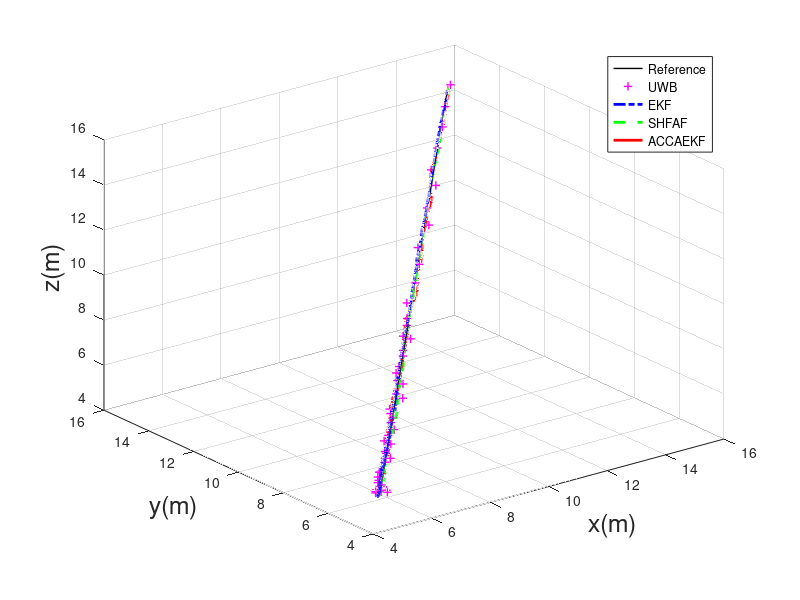
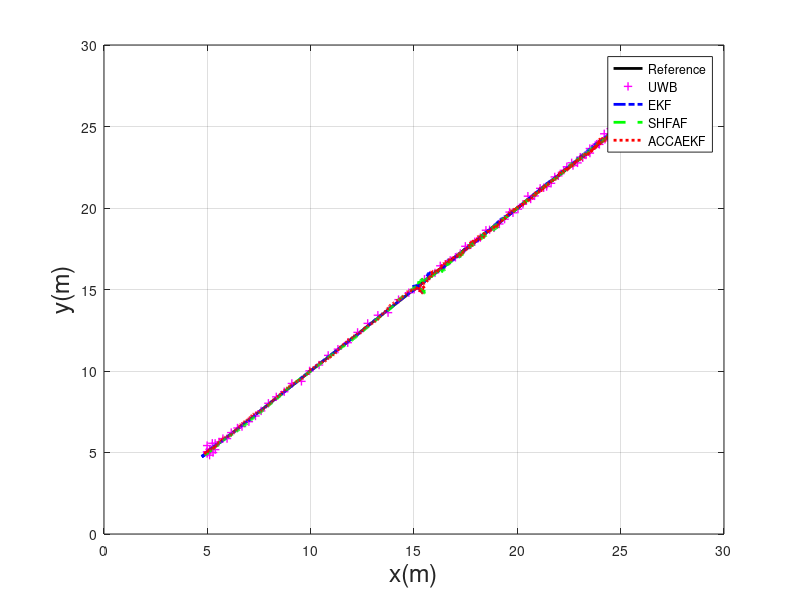
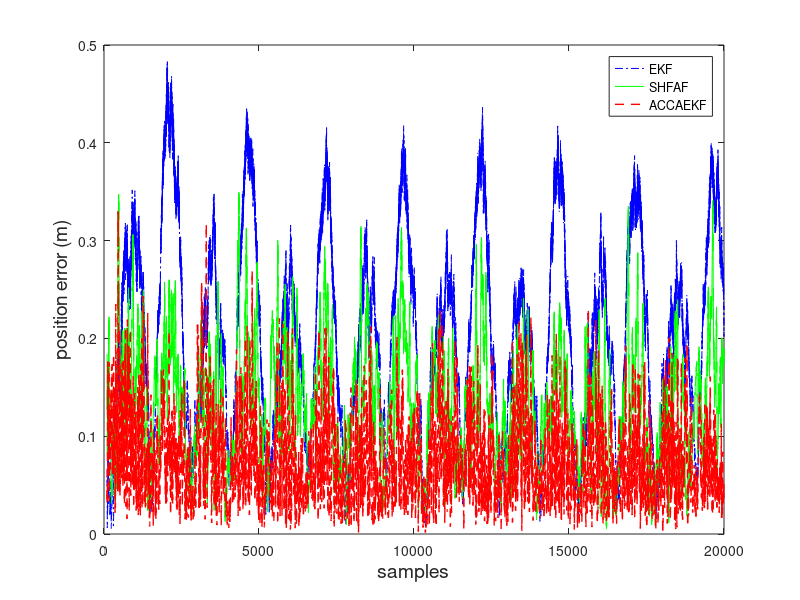

These figures' MATLAB source, in order:
close all;
clear all;
clc;

data = load('linear_actual_pos_a0_16_v3.mat');
ap = data.actual_pos;
data = load('linear_measure_pos_FCACCAEKF_v3.mat');
mpfca = data.measure_pos;
data = load('linear_measure_pos_SHAF_v3.mat');
mpa = data.measure_pos;
data = load('linear_measure_pos_EKF_v3.mat');
mp = data.measure_pos;
data = load('linear_UWB_pos_a0_16_v3.mat');
uwb = data.r;

figure (1)
tt1 = 1500; % 8000
tt2 = 2500; % 9000
plot3(ap(1,tt1:tt2),ap(2,tt1:tt2),ap(3,tt1:tt2),'k','linewidth',1)
hold on
plot3(uwb(1,tt1:20:tt2),uwb(2,tt1:20:tt2),uwb(3,tt1:20:tt2),'m+','linewidth',1)
hold on
plot3(mp(1,tt1:tt2),mp(2,tt1:tt2),mp(3,tt1:tt2),'b-.','linewidth',2)
hold on
plot3(mpa(1,tt1:tt2),mpa(2,tt1:tt2),mpa(3,tt1:tt2),'g--','linewidth',2)
hold on
plot3(mpfca(1,tt1:tt2),mpfca(2,tt1:tt2),mpfca(3,tt1:tt2),'r','linewidth',2)
xlabel('x(m)','FontSize',18)
ylabel('y(m)','FontSize',18)
zlabel('z(m)','FontSize',18)
% view([20 25 10])
legend('Reference','UWB','EKF','SHFAF','ACCAEKF');
grid


figure (2)
tt = 2000;
plot(ap(1,1:tt),ap(2,1:tt),'k','linewidth',2)
hold on
plot(uwb(1,1:20:tt),uwb(2,1:20:tt),'m+','linewidth',1)
hold on
plot(mp(1,1:tt),mp(2,1:tt),'b-.','linewidth',2)
hold on
plot(mpa(1,1:tt),mpa(2,1:tt),'g--','linewidth',2)
hold on
plot(mpfca(1,1:tt),mpfca(2,1:tt),'r:','linewidth',2)
xlabel('x(m)','FontSize',18)
ylabel('y(m)','FontSize',18)
legend('Reference','UWB','EKF','SHFAF','ACCAEKF');
grid

dekf = mp - ap;
err = sqrt(dekf(1,:).^2 + dekf(2,:).^2 + dekf(3,:).^2);
dekfa = mpa - ap;
erra = sqrt(dekfa(1,:).^2 + dekfa(2,:).^2 + dekfa(3,:).^2);
dekfca = mpfca - ap;
errfca = sqrt(dekfca(1,:).^2 + dekfca(2,:).^2 + dekfca(3,:).^2);
t = 100:20000;
figure (3)
plot(t,err(t),'b-.',t,erra(t),'g',t,errfca(t),'r--','linewidth',1)
xlabel('samples','FontSize',14)
ylabel('position error (m)','FontSize',14)
legend('EKF','SHFAF','ACCAEKF');


my_avg = [mean(err), mean(erra), mean(errfca)]
my_std = [std(err), std(erra), std(errfca)]


